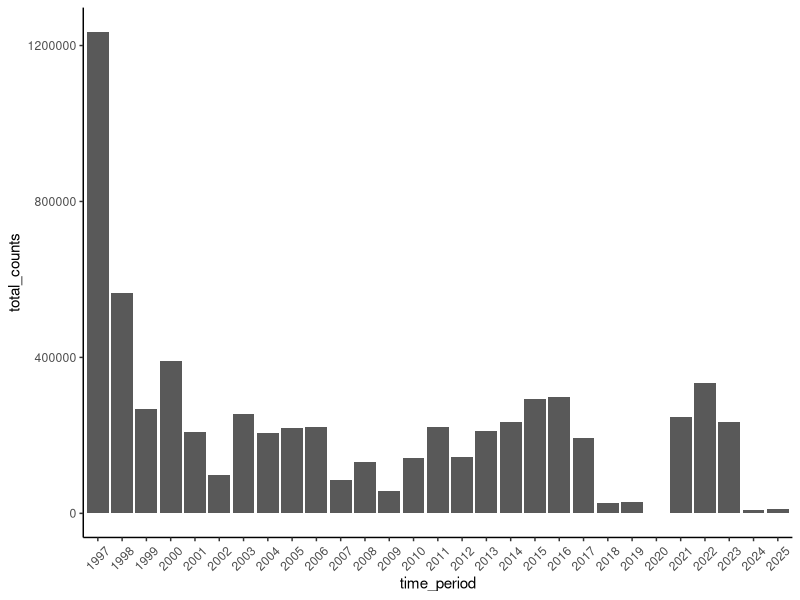
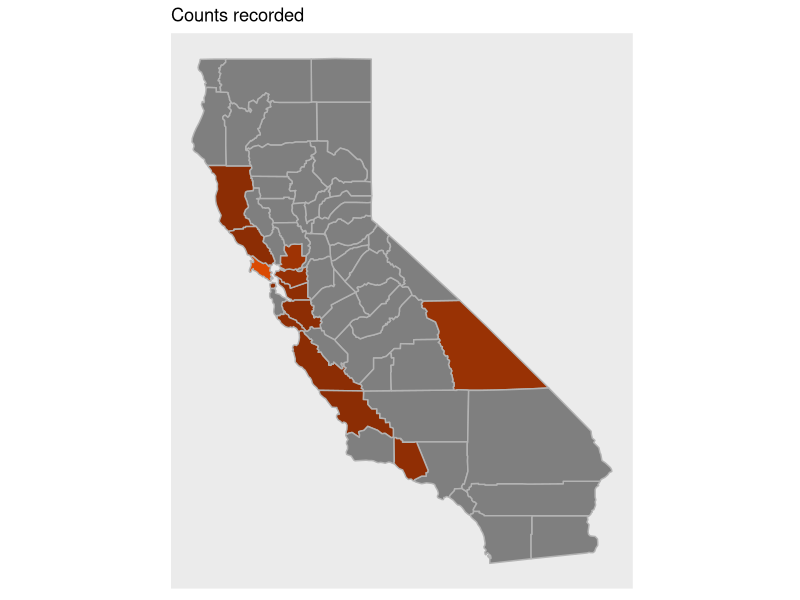

These figures' R source, in order:
## ---- chunk 1
setwd("~/Documents/VIZ_SPRING/data_viz_project_spring")

library(tidyverse)

df = read_csv("Xerces Site Counts by County.csv", n_max = 387)

# view(df)
# summary(df)
## ---- chunk 2
df_long = pivot_longer(df, 
                       cols = !c('SITE ID','SITE NAME','COUNTY or REGION'),
                       names_to = 'time_period',
                       values_to = 'count')

df_long = df_long %>% mutate(
    time_period = factor(time_period, levels = tail(names(df), -3))
  )

site_count_years = df_long %>% 
  drop_na() %>%
  group_by(time_period) %>%
  summarize(total_counts = sum(count))
## ---- chunk 3
# TODO: add error bars

site_count_years %>% 
  filter(!str_detect(site_count_years$time_period, ".S ")) %>% # to exclude season counts
  ggplot(aes(x=time_period, y=total_counts)) +
    geom_col() +
    theme_classic() +
    theme(
      axis.text.x = element_text(angle = 45, vjust = .5)
    )
## ---- chunk 4
library(RColorBrewer)

counties = map_data("county") %>% 
  # filter(region %in% c('california','arizona'))
  filter(region == 'california')

df_map = df_long %>% mutate(
  county = sub(",.*", "", tolower(df_long$`COUNTY or REGION`)),
  state = case_when(
    str_detect(df_long$`COUNTY or REGION`, ", AZ") ~ "arizona",
    TRUE ~ "california"
    )
  ) %>%
  filter(time_period == 2025) %>%
  full_join(counties, by = c("county" = "subregion", "state" = "region"))

# TODO: add legend
ggplot() +
  geom_polygon(data = df_map, 
               aes(x=long, y=lat, group=group, fill = count),
               color = "gray70") +
  guides(fill=FALSE) +
  ggtitle('Counts recorded') +
  coord_fixed(1.3) +
  scale_fill_distiller(palette = "Oranges", na.value = "gray50") +
  theme(
    axis.title = element_blank(),
    axis.text = element_blank(), 
    axis.ticks = element_blank(),
    panel.grid = element_blank()
    )
